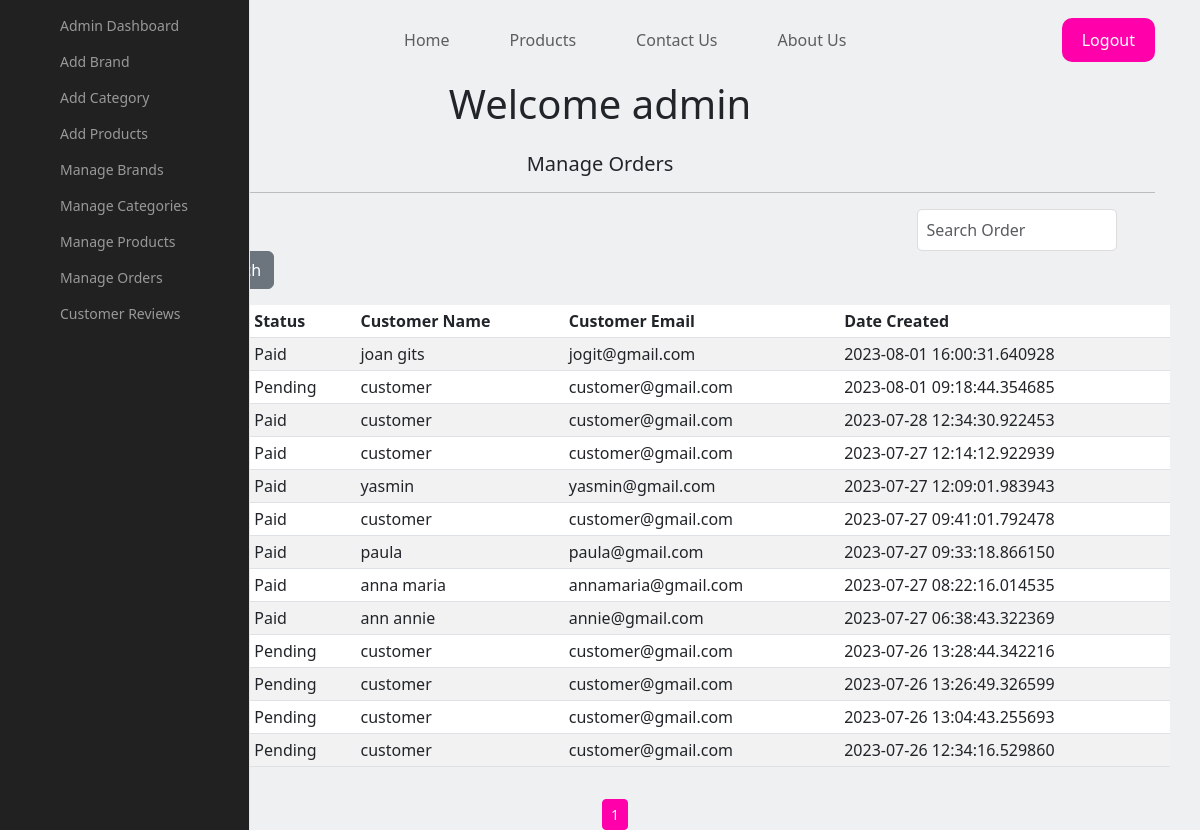
Page /admin/orders on the committed database.
### shop/customers/model.py (models this page shows, shortened)
class CustomerOrder(db.Model):
    __searchbale__ = ['invoice','status']
    id = db.Column(db.Integer, primary_key=True)
    invoice = db.Column(db.String(20), unique=True, nullable=False)
    status = db.Column(db.String(20), default='Pending', nullable=False)
    customer_id = db.Column(db.Integer, db.ForeignKey('register.id'),unique=False, nullable=False)
    date_created = db.Column(db.DateTime, default=datetime.utcnow, nullable=False)
    orders = db.Column(JsonEncodedDict)

class Register(db.Model, UserMixin):
    id = db.Column(db.Integer, primary_key=True)
    name = db.Column(db.String(50), unique=False)
    username = db.Column(db.String(50), unique=True)
    email = db.Column(db.String(100), unique=True)
    password = db.Column(db.String(200), unique=False)
    country = db.Column(db.String(50), unique=False)
    city = db.Column(db.String(50), unique=False)
    contact = db.Column(db.String(50), unique=False)
    address = db.Column(db.String(50), unique=False)
    zipcode = db.Column(db.String(50), unique=False)
    profile = db.Column(db.String(200), unique=False, default='profile.jpg')
    date_created = db.Column(db.DateTime, nullable=False, default=datetime.utcnow)
    orders = db.relationship('CustomerOrder', backref='customer')

### shop/customers/routes.py (the view)
@app.route('/admin/orders')
def admin_orders():
    page = request.args.get('page', 1, type=int)
    orders = CustomerOrder.query.order_by(CustomerOrder.date_created.desc()).paginate(page=page, per_page=15)
    return render_template('admin/orders.html', orders=orders)

### shop/customers/model.py (called while the page is built)
    def process_result_value(self, value, dialect):
        if value is None:
            return {}
        else:
            return json.loads(value)

### shop/templates/admin/orders.html (shortened to what this page needs)
{% extends 'layout.html' %}
{% block content %}
<div class="landing-page">
    <header>
        <div class="container">
            <a href="{{url_for('home')}}" class="logo">MOCHI <b>MOCHI</b></a>
            <ul class="links">
                <li><a href="{{url_for('home')}}">Home</a></li>
                <li><a href="{{url_for('products')}}">Products</a></li>
                <li><a href="{{url_for('contact')}}">Contact Us</a></li>
                <li><a href="{{url_for('about')}}">About Us</a></li>
            </ul>
            <a href="{{ url_for('login') }}" class="logout-link">Logout</a>
        </div>
    </header>
</div>
{% include 'sidebar.html' %}
<div class="container">
    <div class="text-center h1">Welcome admin</div>
    <div class="text-center h5 mt-4">Manage Orders</div>
    <hr>
    <div class="container">
        <div class="dashboard-button">
        <a href="{{url_for('dashboard')}}", class="btn btn-sm btn-outline-secondary" style="margin-left: 0px">Back to dashboard</a>
        <form action="{{url_for('order_result')}}" class="form-inline my-2 my-lg-0">
            <input class="dashboard-search-form search-form form-control mr-sn-2" type="search" name="q" placeholder="Search Order" aria-label="Search">
            <button class="dashboard-search-button search-button btn btn-secondary my-2 my-sm-0" type="submit">Search</button>
        </form>
    </div>
    <table class="table table-sm table-condensed table-striped table-hover mt-3">
        <thead>
            <tr>
                <th>Sr</th>
                <th>Invoice</th>
                <th>Status</th>
                <th>Customer Name</th>
                <th>Customer Email</th>
                <th>Date Created</th>
            </tr>
        </thead>
        <tbody>
            {% for order in orders.items %}
            <tr>
                <td>{{loop.index}}</td>
                <td>{{ order.invoice }}</td>
                <td>{{ order.status }}</td>
                <td>{{ order.customer.name }}</td>
                <td>{{ order.customer.email }}</td>
                <td>{{ order.date_created }}</td>
            </tr>
            {% endfor %}
        </tbody>
    </table>
    <div class="row">
        <div class="col text-center">
        {% for page_num in orders.iter_pages(left_edge=1, right_edge=1, left_current=1, right_current=1) %}
        {% if page_num %}
        {% if orders.page == page_num %}
        <a href="{{url_for('admin_orders', page=page_num)}}" class="btn btn-sm btn-info mt-3">{{page_num}}</a>
        {% else %}
        <a href="{{url_for('admin_orders', page=page_num)}}" class="btn btn-sm btn-outline-secondary mt-3">{{page_num}}</a>
        {% endif %}
        {% else %}
        ...
        {% endif %}
        {% endfor%}
        </div>
    </div>
</div>
{% endblock %}

### rows in the picture
CustomerOrder: status "Paid", customer.name "joan gits", customer.email "jogit@gmail.com", date_created "2023-08-01 16:00:31.640928"
CustomerOrder: status "Pending", customer.name "customer", customer.email "customer@gmail.com", date_created "2023-08-01 09:18:44.354685"
CustomerOrder: status "Paid", customer.name "customer", customer.email "customer@gmail.com", date_created "2023-07-28 12:34:30.922453"
CustomerOrder: status "Paid", customer.name "customer", customer.email "customer@gmail.com", date_created "2023-07-27 12:14:12.922939"
CustomerOrder: status "Paid", customer.name "yasmin", customer.email "yasmin@gmail.com", date_created "2023-07-27 12:09:01.983943"
CustomerOrder: status "Paid", customer.name "customer", customer.email "customer@gmail.com", date_created "2023-07-27 09:41:01.792478"
CustomerOrder: status "Paid", customer.name "paula", customer.email "paula@gmail.com", date_created "2023-07-27 09:33:18.866150"
CustomerOrder: status "Paid", customer.name "anna maria", customer.email "annamaria@gmail.com", date_created "2023-07-27 08:22:16.014535"
CustomerOrder: status "Paid", customer.name "ann annie", customer.email "annie@gmail.com", date_created "2023-07-27 06:38:43.322369"
CustomerOrder: status "Pending", customer.name "customer", customer.email "customer@gmail.com", date_created "2023-07-26 13:28:44.342216"
CustomerOrder: status "Pending", customer.name "customer", customer.email "customer@gmail.com", date_created "2023-07-26 13:26:49.326599"
CustomerOrder: status "Pending", customer.name "customer", customer.email "customer@gmail.com", date_created "2023-07-26 13:04:43.255693"
CustomerOrder: status "Pending", customer.name "customer", customer.email "customer@gmail.com", date_created "2023-07-26 12:34:16.529860"

### other values in the picture
{{ page_num }} "1"
